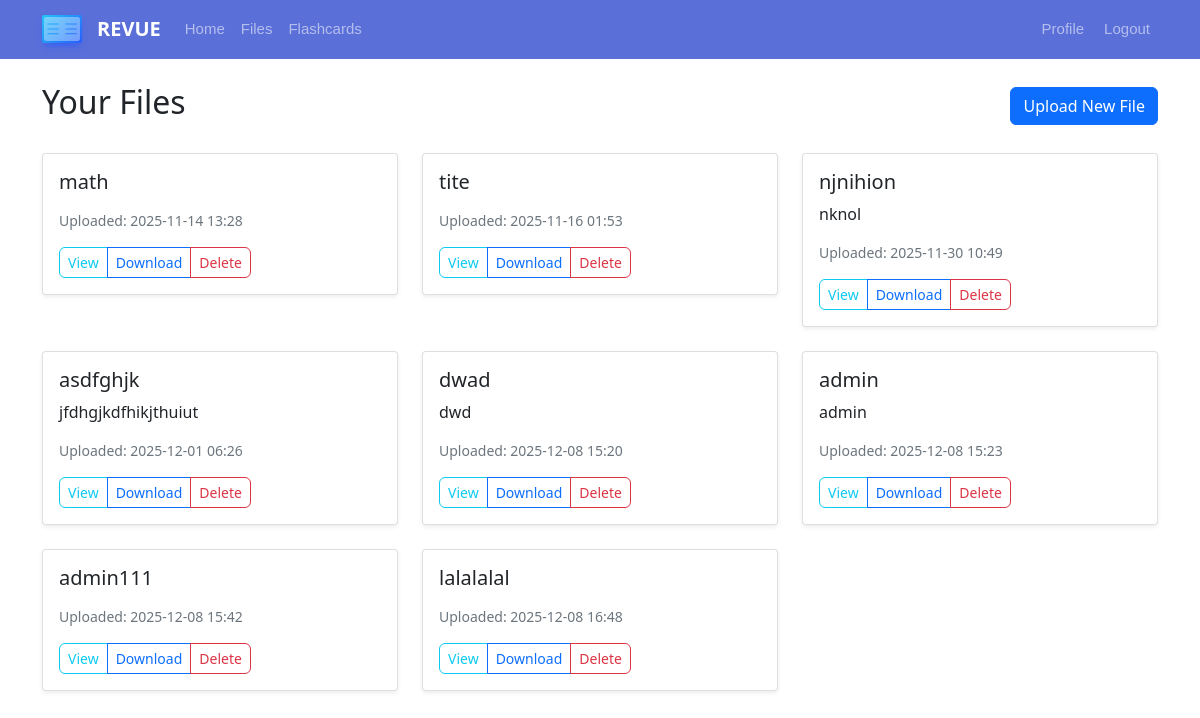
Screenshot of /files/ (signed in) with the database file from the repository.
### app/models.py (models this page shows)
class File(db.Model):
    id = db.Column(db.Integer, primary_key=True)
    title = db.Column(db.String(200))
    filename = db.Column(db.String(300))
    description = db.Column(db.Text)
    uploaded_by = db.Column(db.Integer)
    uploaded_at = db.Column(db.DateTime, default=datetime.utcnow)
    is_global = db.Column(db.Boolean, default=False)

### app/files.py (the view)
@bp.route('/')
@login_required
def list_files():
    if current_user.role == 'admin':
        files = File.query.all()
    else:
        files = File.query.filter((File.uploaded_by == current_user.id) | (File.is_global == True)).all()
    return render_template('files/list.html', files=files)

### app/auth.py (called while the page is built)
@login_manager.user_loader
def load_user(user_id):
    return User.query.get(int(user_id))

### app/templates/files/list.html (shortened to what this page needs)
{% extends "base.html" %}
{% block content %}
<div class="d-flex justify-content-between align-items-center mb-4">
    <h2>Your Files</h2>
    <a href="{{ url_for('files.upload') }}" class="btn btn-primary">Upload New File</a>
</div>
<div class="row">
    {% for file in files %}
    <div class="col-md-4 mb-4">
        <div class="card">
            <div class="card-body">
                <h5 class="card-title">{{ file.title }}</h5>
                <p class="card-text">{{ file.description }}</p>
                <p class="text-muted small">Uploaded: {{ file.uploaded_at.strftime('%Y-%m-%d %H:%M') }}</p>
                <div class="btn-group" role="group">
                    <a href="{{ url_for('files.view_file', file_id=file.id) }}" class="btn btn-sm btn-outline-info">View</a>
                    <a href="{{ url_for('files.download_file', file_id=file.id) }}" class="btn btn-sm btn-outline-primary">Download</a>
                    <button type="button" class="btn btn-sm btn-outline-danger" data-bs-toggle="modal" data-bs-target="#deleteModal{{ file.id }}">Delete</button>
                </div>
            </div>
        </div>
    </div>
    {% endfor %}
</div>
{% endblock %}

### app/static/css/style.css (style rules this page uses)
:root { --primary-60: #5a6fd8; }
body { min-height: 100vh; background-image: url('/static/no.jpg'); background-size: cover; background-position: center; background-attachment: fixed; }
.card { box-shadow: 0 0.125rem 0.25rem rgba(0, 0, 0, 0.075); transition: box-shadow 0.15s ease-in-out; }
.btn { border-radius: 0.375rem; }

### rows the page displays
File: title "math", uploaded_at "2025-11-14 13:28"
File: title "tite", uploaded_at "2025-11-16 01:53"
File: title "njnihion", description "nknol", uploaded_at "2025-11-30 10:49"
File: title "asdfghjk", description "jfdhgjkdfhikjthuiut", uploaded_at "2025-12-01 06:26"
File: title "dwad", description "dwd", uploaded_at "2025-12-08 15:20"
File: title "admin", description "admin", uploaded_at "2025-12-08 15:23"
File: title "admin111", uploaded_at "2025-12-08 15:42"
File: title "lalalalal", uploaded_at "2025-12-08 16:48"
